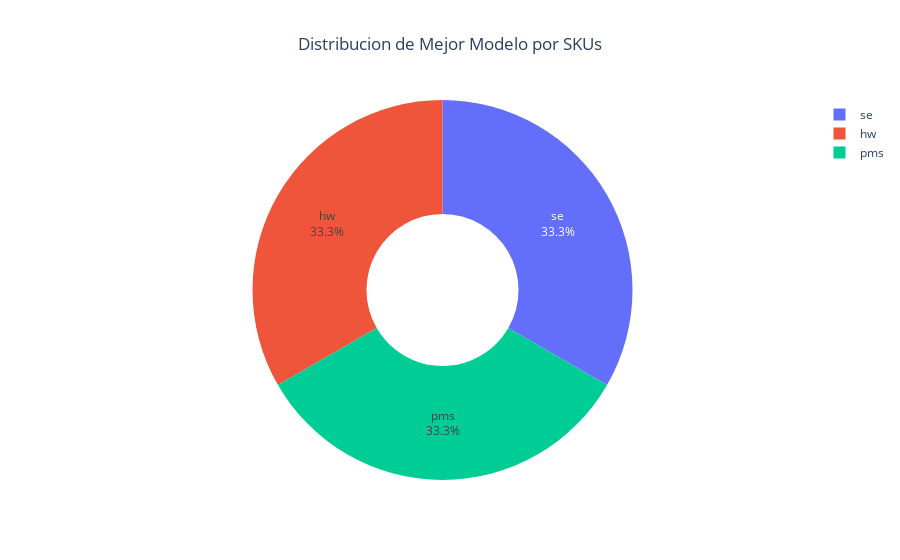
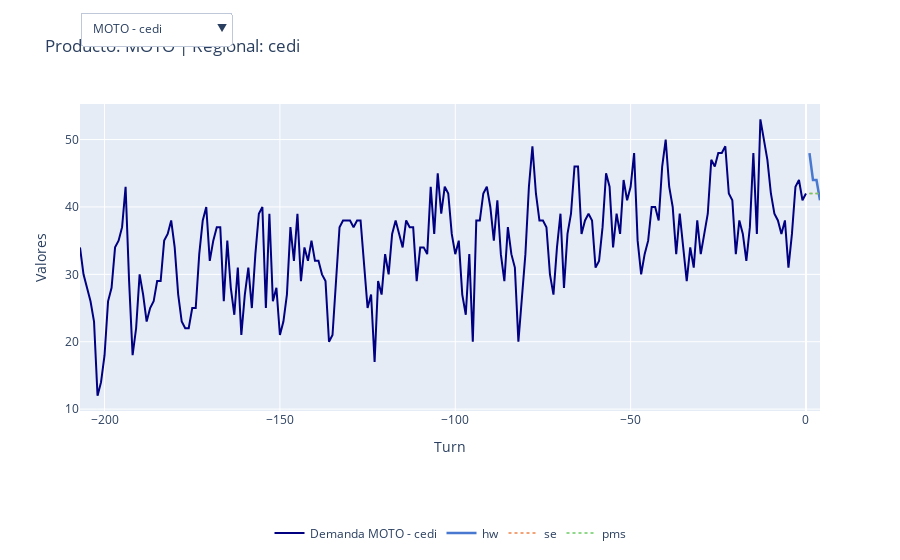

The notebook cell saved with these charts, in order:
### Code cell
lags = 4
ciclos_por_año = 4
productos = df_cedi['PRODUCTO'].unique()
regionales = df_cedi['REGIONAL'].unique()

# Holt Winters
df_forecast_hw = fp.aplicar_hw(df_cedi, productos, regionales, lags, ciclos_por_año, pronostico_final=0)
print('\033[1mErrores Modelo Holt Winters:\033[0m')
grupo_sku_error_formato_hw, rmse_sku_lag_hw, rmse_sku_mes_hw = fp.kpi_error_sku(df_forecast_hw)
grupo_mes_error_formato_hw, df_test_hw = fp.kpi_error_lag(df_forecast_hw)
df_forecast_final_hw = fp.aplicar_hw(df_cedi, productos, regionales, lags, ciclos_por_año, pronostico_final=1)
df_forecast_final_hw = fp.adicionar_nombre_modelo_serie_tiempo(df_forecast_final_hw, 'hw')
df_mejor_hw = fp.agrupar_por_producto(df_forecast_hw)

# Suavizacion Exponencial
df_forecast_se = fp.aplicar_se(df_cedi, productos, regionales, lags, pronostico_final=0)
print('\033[1mErrores Modelo Suavización Exponencial:\033[0m')
grupo_sku_error_formato_se, rmse_sku_lag_se, rmse_sku_mes_se = fp.kpi_error_sku(df_forecast_se)
grupo_mes_error_formato_se, df_test_se = fp.kpi_error_lag(df_forecast_se)
df_forecast_final_se = fp.aplicar_se(df_cedi, productos, regionales, lags, pronostico_final=1)
df_forecast_final_se = fp.adicionar_nombre_modelo_serie_tiempo(df_forecast_final_se, 'se')
df_mejor_se = fp.agrupar_por_producto(df_forecast_se)

# PMS
print('\033[1mErrores Modelo Promedio Móvil Simple:\033[0m')
df_forecast_pms = fp.aplicar_pms(df_cedi, productos, regionales, lags, pronostico_final=0)
grupo_sku_error_formato_pms, rmse_sku_lag_pms, rmse_sku_mes_pms = fp.kpi_error_sku(df_forecast_pms)
grupo_mes_error_formato_pms, df_test_pms = fp.kpi_error_lag(df_forecast_pms)
df_forecast_final_pms = fp.aplicar_pms(df_cedi, productos, regionales, lags, pronostico_final=1)
df_forecast_final_pms = fp.adicionar_nombre_modelo_serie_tiempo(df_forecast_final_pms, 'pms')
df_mejor_pms = fp.agrupar_por_producto(df_forecast_pms)

# Comparacion modelos
modelos = ['hw','se','pms']
reporte_error_skus_cedi = generar_reporte_error_skus(modelos) # se ejecuta desde el mismo cuaderno
df_todos_rmse_cedi = concatenar_rmse(modelos)# se ejecuta desde el mismo cuaderno
df_minimos_cedi, df_reporte_final_cedi, reporte_error_skus_cedi, fig1_cedi, df_errores_totales_cedi = fp.comparar_y_graficar_modelos(reporte_error_skus_cedi)
fig1_cedi.show()
df_todos_pronosticos_cedi = concatenar_forecasts_pronosticos(modelos)# se ejecuta desde el mismo cuaderno

# Crear tabla final con pronosticos 
df_pronosticos_mejor_modelo_cedi, df_pronosticos_n_periodos_cedi = fp.obtener_mejor_pronostico(df_minimos_cedi, df_todos_pronosticos_cedi, df_errores_totales_cedi, df_todos_rmse_cedi)

# Creacion de tabla de errores RMSE
mejores_modelos_cedi = df_pronosticos_mejor_modelo_cedi[['PRODUCTO','REGIONAL', 'MODELO']].drop_duplicates()
rmse_ss_cedi = df_todos_rmse_cedi.merge(
    mejores_modelos_cedi,
    on=["PRODUCTO", "REGIONAL", "MODELO"],
    how="inner"  # Solo conservar las coincidencias
)

# Grafica final demanda vs mejor pronostico
fig_cedi = fp.crear_grafica_pronostico(df_cedi, df_todos_pronosticos_cedi, df_pronosticos_mejor_modelo_cedi)
fig_cedi.show()

### Figure 1 — Plotly figure (JSON) as saved in the notebook; plotly's stock layout.template omitted (floating-point values rounded to 4 significant figures)
{"data": [{"hole": 0.4, "labels": ["se", "hw", "pms"], "marker": {"colors": ["#636EFA", "#EF553B", "#00CC96", "#AB63FA", "#FFA15A", "#19D3F3", "#FF6692", "#B6E880", "#FF97FF", "#FECB52"]}, "textinfo": "percent+label", "type": "pie", "values": [1, 1, 1]}], "layout": {"autosize": true, "title": {"text": "Distribucion de Mejor Modelo por SKUs", "x": 0.5}}}

### Figure 2 — Plotly figure (JSON) as saved in the notebook; plotly's stock layout.template omitted (floating-point values rounded to 4 significant figures; data arrays with more than 128 entries replaced by an {"elided": "..."} marker saying what was removed)
{"data": [{"line": {"color": "navy"}, "mode": "lines", "name": "Demanda MOTO - cedi", "type": "scatter", "visible": true, "x": {"elided": "208 int values"}, "y": {"elided": "208 int values"}}, {"line": {"color": "#4878d0", "dash": "solid", "width": 2.5}, "mode": "lines", "name": "hw", "type": "scatter", "visible": true, "x": [1, 2, 3, 4], "y": [48, 44, 44, 41]}, {"line": {"color": "#ee854a", "dash": "dot", "width": 1.5}, "mode": "lines", "name": "se", "type": "scatter", "visible": true, "x": [1, 2, 3, 4], "y": [42, 42, 42, 42]}, {"line": {"color": "#6acc64", "dash": "dot", "width": 1.5}, "mode": "lines", "name": "pms", "type": "scatter", "visible": true, "x": [1, 2, 3, 4], "y": [42, 42, 42, 42]}, {"line": {"color": "navy"}, "mode": "lines", "name": "Demanda CUATRIMOTO - cedi", "type": "scatter", "visible": false, "x": {"elided": "208 int values"}, "y": {"elided": "208 int values"}}, {"line": {"color": "#4878d0", "dash": "dot", "width": 1.5}, "mode": "lines", "name": "hw", "type": "scatter", "visible": false, "x": [1, 2, 3, 4], "y": [22, 21, 22, 20]}, {"line": {"color": "#ee854a", "dash": "solid", "width": 2.5}, "mode": "lines", "name": "se", "type": "scatter", "visible": false, "x": [1, 2, 3, 4], "y": [20, 20, 20, 20]}, {"line": {"color": "#6acc64", "dash": "dot", "width": 1.5}, "mode": "lines", "name": "pms", "type": "scatter", "visible": false, "x": [1, 2, 3, 4], "y": [20, 20, 20, 20]}, {"line": {"color": "navy"}, "mode": "lines", "name": "Demanda TRACTOR - cedi", "type": "scatter", "visible": false, "x": {"elided": "208 int values"}, "y": {"elided": "208 int values"}}, {"line": {"color": "#4878d0", "dash": "dot", "width": 1.5}, "mode": "lines", "name": "hw", "type": "scatter", "visible": false, "x": [1, 2, 3, 4], "y": [11, 10, 9, 10]}, {"line": {"color": "#ee854a", "dash": "dot", "width": 1.5}, "mode": "lines", "name": "se", "type": "scatter", "visible": false, "x": [1, 2, 3, 4], "y": [10, 10, 10, 10]}, {"line": {"color": "#6acc64", "dash": "solid", "width": 2.5}, "mode": "lines", "name": "pms", "type": "scatter", "visible": false, "x": [1, 2, 3, 4], "y": [11, 11, 11, 11]}], "layout": {"autosize": true, "legend": {"orientation": "h", "x": 0.5, "xanchor": "center", "y": -0.35, "yanchor": "top"}, "title": {"text": "Producto: MOTO | Regional: cedi"}, "updatemenus": [{"active": 0, "buttons": [{"args": [{"visible": [true, true, true, true, false, false, false, false, false, false, false, false]}, {"title": "Producto: MOTO | Regional: cedi"}], "label": "MOTO - cedi", "method": "update"}, {"args": [{"visible": [false, false, false, false, true, true, true, true, false, false, false, false]}, {"title": "Producto: CUATRIMOTO | Regional: cedi"}], "label": "CUATRIMOTO - cedi", "method": "update"}, {"args": [{"visible": [false, false, false, false, false, false, false, false, true, true, true, true]}, {"title": "Producto: TRACTOR | Regional: cedi"}], "label": "TRACTOR - cedi", "method": "update"}], "direction": "down", "showactive": true, "x": 0, "xanchor": "left", "y": 1.3, "yanchor": "top"}], "xaxis": {"autorange": true, "range": [-207, 4], "title": {"text": "Turn"}, "type": "linear"}, "yaxis": {"autorange": true, "range": [9.722, 55.28], "title": {"text": "Valores"}, "type": "linear"}}}
